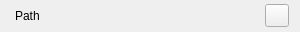
<?xml version="1.0" encoding="UTF-8"?>
<ui version="4.0">
  <class>PathWidget</class>
  <widget class="QWidget" name="PathWidget">
    <property name="geometry">
      <rect>
        <x>0</x>
        <y>0</y>
        <width>300</width>
        <height>32</height>
      </rect>
    </property>
    <layout class="QGridLayout" name="mainGrid" columnstretch="0,1,0,1,0,0,0" columnminimumwidth="15,0,4,0,4,25,10">
      <property name="leftMargin">
        <number>0</number>
      </property>
      <property name="topMargin">
        <number>0</number>
      </property>
      <property name="rightMargin">
        <number>0</number>
      </property>
      <property name="bottomMargin">
        <number>0</number>
      </property>
      <property name="horizontalSpacing">
        <number>0</number>
      </property>
      <property name="verticalSpacing">
        <number>4</number>
      </property>
            
<item row="0" column="1" colspan="3">
        <widget class="QLabel" name="pathLabel">
          <property name="text">
            <string>Path</string>
          </property>
          <property name="class" stdset="0">
            <string>panel-heading</string>
          </property>
        </widget>
      </item>
      <item row="0" column="5">
        <widget class="QToolButton" name="pathButton">
          <property name="icon">
            <iconset>
              <normaloff>:/icons/edit</normaloff>
            </iconset>
          </property>
          <property name="toolTip">
            <string>Edit path data</string>
          </property>
        </widget>
      </item>
    </layout>
  </widget>
  <resources/>
  <connections/>
</ui>
